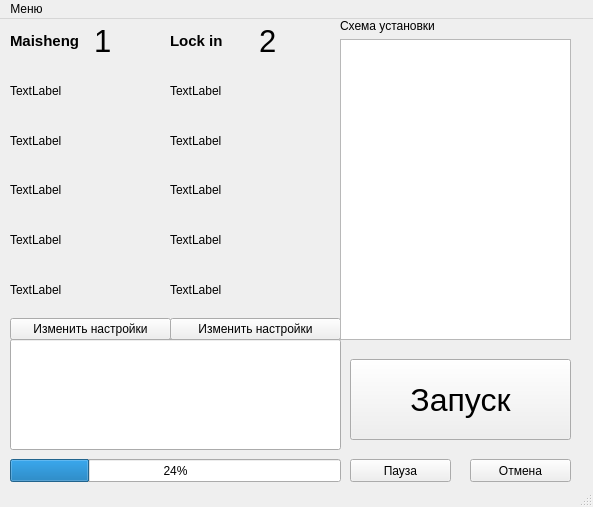
<?xml version="1.0" encoding="UTF-8"?>
<ui version="4.0">
 <class>Installation</class>
 <widget class="QMainWindow" name="Installation">
  <property name="geometry">
   <rect>
    <x>0</x>
    <y>0</y>
    <width>593</width>
    <height>507</height>
   </rect>
  </property>
  <property name="windowTitle">
   <string>MainWindow</string>
  </property>
  <widget class="QWidget" name="centralwidget">
   <widget class="QWidget" name="verticalLayoutWidget">
    <property name="geometry">
     <rect>
      <x>10</x>
      <y>0</y>
      <width>161</width>
      <height>321</height>
     </rect>
    </property>
    <layout class="QVBoxLayout" name="verticalLayout">
     <item>
      <layout class="QHBoxLayout" name="horizontalLayout_2">
       <item>
        <widget class="QLabel" name="name_device_1">
         <property name="font">
          <font>
           <pointsize>11</pointsize>
           <weight>75</weight>
           <bold>true</bold>
          </font>
         </property>
         <property name="layoutDirection">
          <enum>Qt::RightToLeft</enum>
         </property>
         <property name="text">
          <string>Maisheng</string>
         </property>
        </widget>
       </item>
       <item>
        <widget class="QLabel" name="number_device_1">
         <property name="font">
          <font>
           <pointsize>23</pointsize>
          </font>
         </property>
         <property name="text">
          <string>1</string>
         </property>
        </widget>
       </item>
      </layout>
     </item>
     <item>
      <widget class="QLabel" name="label_2">
       <property name="text">
        <string>TextLabel</string>
       </property>
      </widget>
     </item>
     <item>
      <widget class="QLabel" name="label">
       <property name="text">
        <string>TextLabel</string>
       </property>
      </widget>
     </item>
     <item>
      <widget class="QLabel" name="label_4">
       <property name="text">
        <string>TextLabel</string>
       </property>
      </widget>
     </item>
     <item>
      <widget class="QLabel" name="label_5">
       <property name="text">
        <string>TextLabel</string>
       </property>
      </widget>
     </item>
     <item>
      <widget class="QLabel" name="label_6">
       <property name="text">
        <string>TextLabel</string>
       </property>
      </widget>
     </item>
     <item>
      <widget class="QPushButton" name="change_device_button_1">
       <property name="text">
        <string>Изменить настройки</string>
       </property>
      </widget>
     </item>
    </layout>
   </widget>
   <widget class="QProgressBar" name="progressBar">
    <property name="geometry">
     <rect>
      <x>10</x>
      <y>440</y>
      <width>331</width>
      <height>23</height>
     </rect>
    </property>
    <property name="value">
     <number>24</number>
    </property>
   </widget>
   <widget class="QWidget" name="verticalLayoutWidget_2">
    <property name="geometry">
     <rect>
      <x>170</x>
      <y>0</y>
      <width>171</width>
      <height>321</height>
     </rect>
    </property>
    <layout class="QVBoxLayout" name="verticalLayout_2">
     <item>
      <layout class="QHBoxLayout" name="horizontalLayout">
       <item>
        <widget class="QLabel" name="name_device_2">
         <property name="font">
          <font>
           <pointsize>11</pointsize>
           <weight>75</weight>
           <bold>true</bold>
          </font>
         </property>
         <property name="layoutDirection">
          <enum>Qt::RightToLeft</enum>
         </property>
         <property name="text">
          <string>Lock in</string>
         </property>
        </widget>
       </item>
       <item>
        <widget class="QLabel" name="number_device_2">
         <property name="font">
          <font>
           <pointsize>23</pointsize>
          </font>
         </property>
         <property name="text">
          <string>2</string>
         </property>
        </widget>
       </item>
      </layout>
     </item>
     <item>
      <widget class="QLabel" name="label_8">
       <property name="text">
        <string>TextLabel</string>
       </property>
      </widget>
     </item>
     <item>
      <widget class="QLabel" name="label_9">
       <property name="text">
        <string>TextLabel</string>
       </property>
      </widget>
     </item>
     <item>
      <widget class="QLabel" name="label_10">
       <property name="text">
        <string>TextLabel</string>
       </property>
      </widget>
     </item>
     <item>
      <widget class="QLabel" name="label_11">
       <property name="text">
        <string>TextLabel</string>
       </property>
      </widget>
     </item>
     <item>
      <widget class="QLabel" name="label_12">
       <property name="text">
        <string>TextLabel</string>
       </property>
      </widget>
     </item>
     <item>
      <widget class="QPushButton" name="change_device_button_2">
       <property name="text">
        <string>Изменить настройки</string>
       </property>
      </widget>
     </item>
    </layout>
   </widget>
   <widget class="QPushButton" name="start_button">
    <property name="geometry">
     <rect>
      <x>350</x>
      <y>340</y>
      <width>221</width>
      <height>81</height>
     </rect>
    </property>
    <property name="font">
     <font>
      <pointsize>24</pointsize>
     </font>
    </property>
    <property name="text">
     <string>Запуск</string>
    </property>
   </widget>
   <widget class="QPushButton" name="pause_button">
    <property name="geometry">
     <rect>
      <x>350</x>
      <y>440</y>
      <width>101</width>
      <height>23</height>
     </rect>
    </property>
    <property name="text">
     <string>Пауза</string>
    </property>
   </widget>
   <widget class="QPushButton" name="cancel_button">
    <property name="geometry">
     <rect>
      <x>470</x>
      <y>440</y>
      <width>101</width>
      <height>23</height>
     </rect>
    </property>
    <property name="text">
     <string>Отмена</string>
    </property>
   </widget>
   <widget class="QWidget" name="gridLayoutWidget">
    <property name="geometry">
     <rect>
      <x>340</x>
      <y>0</y>
      <width>231</width>
      <height>321</height>
     </rect>
    </property>
    <layout class="QGridLayout" name="gridLayout">
     <item row="0" column="0">
      <widget class="QLabel" name="label_schematic">
       <property name="text">
        <string>Схема установки</string>
       </property>
      </widget>
     </item>
     <item row="1" column="0">
      <widget class="QGraphicsView" name="schematic_installation"/>
     </item>
    </layout>
   </widget>
   <widget class="QLineEdit" name="log_text">
    <property name="geometry">
     <rect>
      <x>10</x>
      <y>320</y>
      <width>331</width>
      <height>111</height>
     </rect>
    </property>
   </widget>
  </widget>
  <widget class="QMenuBar" name="menubar">
   <property name="geometry">
    <rect>
     <x>0</x>
     <y>0</y>
     <width>593</width>
     <height>21</height>
    </rect>
   </property>
   <widget class="QMenu" name="menu">
    <property name="title">
     <string>Меню</string>
    </property>
    <addaction name="save_installation_button"/>
    <addaction name="separator"/>
    <addaction name="add_device_button"/>
   </widget>
   <addaction name="menu"/>
  </widget>
  <widget class="QStatusBar" name="statusbar"/>
  <action name="save_installation_button">
   <property name="text">
    <string>Сохранить установку</string>
   </property>
  </action>
  <action name="add_device_button">
   <property name="text">
    <string>Добавить прибор</string>
   </property>
  </action>
 </widget>
 <resources/>
 <connections/>
</ui>
